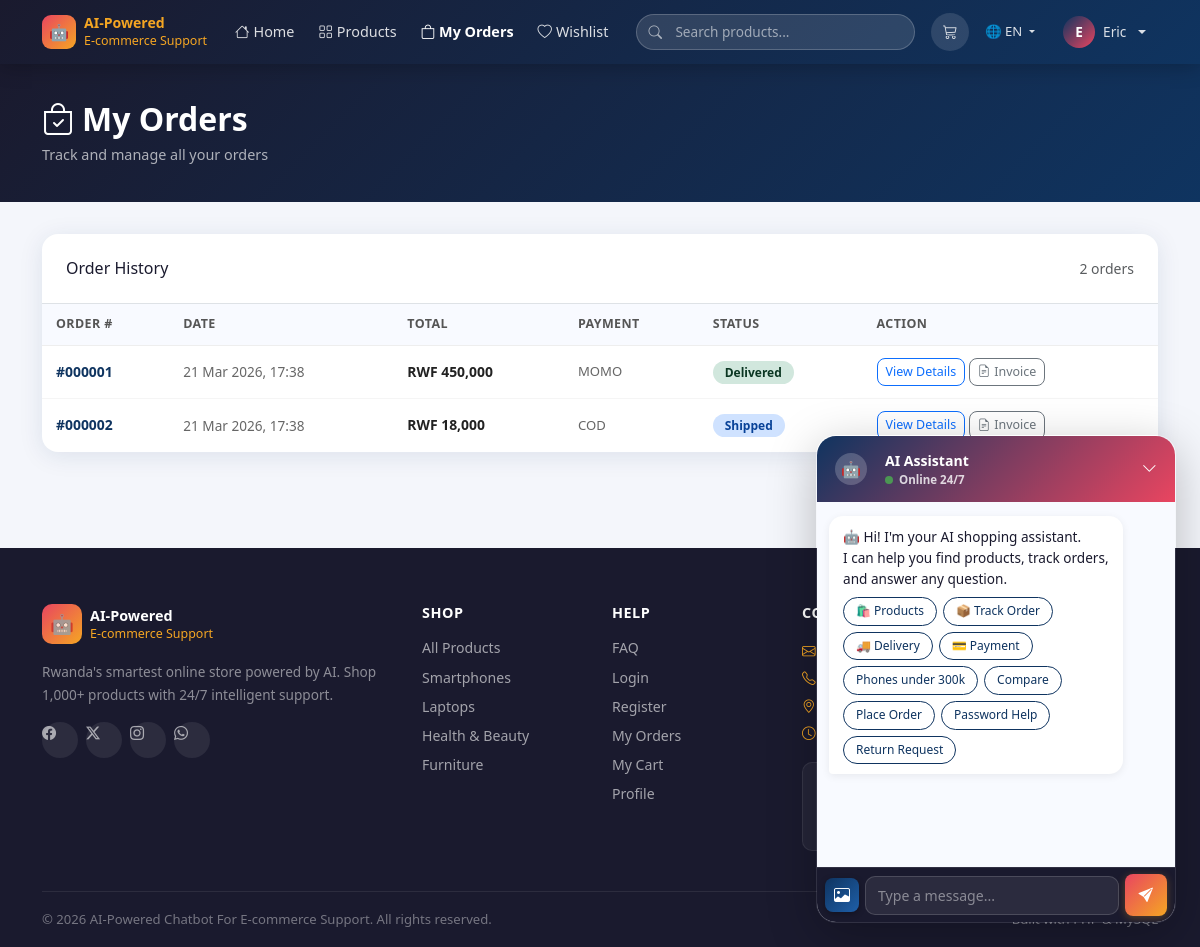
Page /orders.php (signed in) on the committed database.
### tables this page shows
CREATE TABLE orders (
    id INT AUTO_INCREMENT PRIMARY KEY,
    user_id INT NOT NULL,
    total_price DECIMAL(12,2) NOT NULL,
    status ENUM('pending','processing','shipped','delivered','cancelled') DEFAULT 'pending',
    address TEXT,
    payment_method VARCHAR(50) DEFAULT 'cod',
    created_at TIMESTAMP DEFAULT CURRENT_TIMESTAMP,
    FOREIGN KEY (user_id) REFERENCES users(id) ON DELETE CASCADE
);

### orders.php (the view, shortened to what this page needs)
<?php
require_once 'includes/header.php';
$uid = $_SESSION['user_id'];
$orders = $conn->query("SELECT * FROM orders WHERE user_id=$uid ORDER BY created_at DESC");
?>
<div class="page-hero">
    <div class="container">
        <h2><i class="bi bi-bag-check me-2"></i>My Orders</h2>
        <p>Track and manage all your orders</p>
    </div>
</div>
<div class="container pb-5">
    <?php if ($orders->num_rows === 0): ?>
    <div class="text-center py-5 card-clean p-5">
        <i class="bi bi-bag-x" style="font-size:3.5rem;color:#ccc"></i>
        <h5 class="mt-3 text-muted">No orders yet</h5>
        <p class="text-muted small mb-4">Start shopping and your orders will appear here</p>
        <a href="products.php" class="btn-primary-custom btn px-4">Browse Products</a>
    </div>
    <?php else: ?>
    <div class="card-clean overflow-hidden">
        <div class="p-4 border-bottom d-flex align-items-center justify-content-between">
            <h6 class="fw-700 mb-0" style="color:var(--dark)">Order History</h6>
            <span class="text-muted small"><?= $orders->num_rows ?> orders</span>
        </div>
        <div class="table-responsive">
            <table class="admin-table">
                <thead>
                    <tr>
                        <th>Order #</th>
                        <th>Date</th>
                        <th>Total</th>
                        <th>Payment</th>
                        <th>Status</th>
                        <th>Action</th>
                    </tr>
                </thead>
                <tbody>
                <?php while ($o = $orders->fetch_assoc()): ?>
                <tr class="order-row">
                    <td><strong style="color:var(--primary)">#<?= str_pad($o['id'],6,'0',STR_PAD_LEFT) ?></strong></td>
                    <td style="color:#666;font-size:.85rem"><?= date('d M Y, H:i', strtotime($o['created_at'])) ?></td>
                    <td><strong>RWF <?= number_format($o['total_price']) ?></strong></td>
                    <td style="font-size:.82rem;color:#666;text-transform:uppercase"><?= htmlspecialchars($o['payment_method'] ?? 'COD') ?></td>
                    <td><span class="status-<?= $o['status'] ?>"><?= ucfirst($o['status']) ?></span></td>
                    <td><a href="order_detail.php?id=<?= $o['id'] ?>" class="btn btn-sm btn-outline-primary" style="border-radius:8px;font-size:.78rem">View Details</a>
                    <a href="invoice.php?id=<?= $o['id'] ?>" class="btn btn-sm btn-outline-secondary" style="border-radius:8px;font-size:.78rem" target="_blank"><i class="bi bi-file-earmark-text me-1"></i>Invoice</a>
                    <?php if ($o['status'] === 'pending'): ?>
                    <form method="POST" class="d-inline" onsubmit="return confirm('Cancel this order?')">
                        <input type="hidden" name="cancel_order_id" value="<?= $o['id'] ?>">
                        <button class="btn btn-sm btn-outline-danger" style="border-radius:8px;font-size:.78rem"><i class="bi bi-x-circle me-1"></i>Cancel</button>
                    </form>
                    <?php endif; ?></td>
                </tr>
                <?php endwhile; ?>
                </tbody>
            </table>
        </div>
    </div>
    <?php endif; ?>
</div>
<?php require_once 'includes/footer.php'; ?>

### includes/header.php (shortened to what this page needs)
<?php
$current_page = basename($_SERVER['PHP_SELF']);
?>
<!DOCTYPE html>
<html lang="en">
<head>
    <link rel="stylesheet" href="https://cdn.jsdelivr.net/npm/bootstrap@5.3.0/dist/css/bootstrap.min.css">
    <link rel="stylesheet" href="https://cdn.jsdelivr.net/npm/bootstrap-icons@1.11.0/font/bootstrap-icons.css">
    <link rel="stylesheet" href="<?= SITE_URL ?>/assets/css/style.css?v=<?= filemtime(__DIR__ . '/../assets/css/style.css') ?>">
</head>
<body>
<nav class="navbar navbar-expand-lg navbar-custom sticky-top">
    <div class="container">
        <a class="navbar-brand d-flex align-items-center gap-2" href="<?= SITE_URL ?>/index.php">
            <div style="width:34px;height:34px;background:linear-gradient(135deg,#e94560,#f5a623);border-radius:9px;display:flex;align-items:center;justify-content:center;font-size:1rem;">🤖</div>
            <span style="font-size:.88rem;line-height:1.2">AI-Powered<br><span style="color:#f5a623;font-size:.78rem;font-weight:500">E-commerce Support</span></span>
        </a>
        <div class="collapse navbar-collapse" id="navMenu">
            <ul class="navbar-nav me-3">
                <li class="nav-item">
                    <a class="nav-link <?= $current_page==='index.php'?'active':'' ?>" href="<?= SITE_URL ?>/index.php">
                        <i class="bi bi-house me-1"></i>Home
                    </a>
                </li>
                <li class="nav-item">
                    <a class="nav-link <?= $current_page==='products.php'?'active':'' ?>" href="<?= SITE_URL ?>/products.php">
                        <i class="bi bi-grid me-1"></i>Products
                    </a>
                </li>
                <?php if (isset($_SESSION['user_id'])): ?>
                <li class="nav-item">
                    <a class="nav-link <?= $current_page==='orders.php'?'active':'' ?>" href="<?= SITE_URL ?>/orders.php">
                        <i class="bi bi-bag me-1"></i>My Orders
                    </a>
                </li>
                <li class="nav-item">
                    <a class="nav-link <?= $current_page==='wishlist.php'?'active':'' ?>" href="<?= SITE_URL ?>/wishlist.php">
                        <i class="bi bi-heart me-1"></i>Wishlist
                    </a>
                </li>
                <?php endif; ?>
            </ul>
            <div class="search-wrap mx-auto my-2 my-lg-0" style="max-width:280px;flex:1">
                <i class="bi bi-search search-icon"></i>
                <input type="text" id="nav-search" placeholder="Search products..." autocomplete="off">
            </div>
            <ul class="navbar-nav ms-3 align-items-center gap-1">
                <li class="nav-item">
                    <a class="nav-link cart-btn" href="<?= SITE_URL ?>/cart.php" title="Cart">
                        <i class="bi bi-cart3"></i>
                    </a>
                </li>
                <li class="nav-item dropdown">
                    <a class="nav-link dropdown-toggle" href="#" data-bs-toggle="dropdown" style="font-size:.82rem" id="langBtn">
                        🌐 <span id="langLabel">EN</span>
                    </a>
                </li>
                <?php if (isset($_SESSION['user_id'])): ?>
                <li class="nav-item dropdown">
                    <a class="nav-link dropdown-toggle d-flex align-items-center gap-2" href="#" data-bs-toggle="dropdown">
                        <div style="width:32px;height:32px;border-radius:50%;background:linear-gradient(135deg,#0f3460,#e94560);display:flex;align-items:center;justify-content:center;color:#fff;font-weight:700;font-size:.85rem;">
                            <?= strtoupper(substr($_SESSION['user_name'],0,1)) ?>
                        </div>
                        <span style="font-size:.85rem"><?= htmlspecialchars(explode(' ',$_SESSION['user_name'])[0]) ?></span>
                    </a>
                </li>
                <?php endif; ?>
            </ul>
        </div>
    </div>
</nav>

### includes/footer.php (shortened to what this page needs)
<?php
$hideChat = (($_SESSION['user_role'] ?? '') === 'admin') || basename($_SERVER['PHP_SELF']) === 'invoice.php';
if (!$hideChat):
?>
<div id="chatbot-widget">
    <div id="chat-header" onclick="toggleChat()">
        <div class="d-flex align-items-center gap-2">
            <div class="bot-avatar">🤖</div>
            <div>
                <div style="font-size:.88rem;font-weight:700">AI Assistant</div>
                <div style="font-size:.72rem;opacity:.8"><span class="status-dot"></span>Online 24/7</div>
            </div>
        </div>
        <span id="chat-toggle-icon"><i class="bi bi-chevron-down"></i></span>
    </div>
    <div id="chat-body">
        <div id="chat-messages">
            <div class="bot-msg">
                🤖 Hi! I'm your AI shopping assistant.<br>
                I can help you find products, track orders, and answer any question.<br>
                <div class="quick-replies">
                    <button class="qr-btn" onclick="quickReply('Show me products')">🛍️ Products</button>
                    <button class="qr-btn" onclick="quickReply('Track my order')">📦 Track Order</button>
                    <button class="qr-btn" onclick="quickReply('Delivery info')">🚚 Delivery</button>
                    <button class="qr-btn" onclick="quickReply('Payment methods')">💳 Payment</button>
                    <button class="qr-btn" onclick="quickReply('Phones under 300k')">Phones under 300k</button>
                    <button class="qr-btn" onclick="quickReply('Compare Samsung Galaxy A14 and Samsung Galaxy A24')">Compare</button>
                    <button class="qr-btn" onclick="quickReply('How do I place an order?')">Place Order</button>
                    <button class="qr-btn" onclick="quickReply('I forgot my password')">Password Help</button>
                    <button class="qr-btn" onclick="quickReply('Start a return request')">Return Request</button>
                </div>
            </div>
        </div>
        <div id="chat-input-area" style="position:relative;display:flex;align-items:center;gap:6px;padding:6px 8px">
            <label for="chat-file-upload" title="Upload image or document"
                   style="flex-shrink:0;cursor:pointer;width:34px;height:34px;border-radius:8px;background:linear-gradient(135deg,#0f3460,#1e5fa8);display:flex;align-items:center;justify-content:center;color:#fff;font-size:1rem;transition:.2s;box-shadow:0 2px 6px rgba(0,0,0,.3)"
                   onmouseover="this.style.background='linear-gradient(135deg,#1e5fa8,#0f3460)'" onmouseout="this.style.background='linear-gradient(135deg,#0f3460,#1e5fa8)'">
                <i class="bi bi-image"></i>
            </label>
            <input type="text" id="chat-input" placeholder="Type a message..." onkeypress="handleKey(event)" oninput="showSuggestions(this.value)"
                   style="flex:1;background:rgba(255,255,255,.08);border:1px solid rgba(255,255,255,.15);border-radius:10px;color:#fff;padding:8px 12px;font-size:.88rem;outline:none;caret-color:#fff"
                   placeholder-color="#aaa">
            <button id="chat-send-btn" onclick="sendMessage()" title="Send"
                    style="flex-shrink:0;width:34px;height:34px;background:linear-gradient(135deg,#e94560,#f5a623);border:none;color:white;cursor:pointer;border-radius:8px;display:flex;align-items:center;justify-content:center;transition:.2s"
                    onmouseover="this.style.transform='scale(1.08)'" onmouseout="this.style.transform='scale(1)'">
                <i class="bi bi-send-fill" style="font-size:.9rem"></i>
            </button>
        </div>
    </div>
</div>
<?php endif; ?>
<footer class="site-footer mt-5">
    <div class="container">
        <div class="row g-4">
            <div class="col-lg-4 col-md-6">
                <div class="d-flex align-items-center gap-2 mb-3">
                    <div style="width:40px;height:40px;background:linear-gradient(135deg,#e94560,#f5a623);border-radius:10px;display:flex;align-items:center;justify-content:center;font-size:1.2rem;">🤖</div>
                    <div style="color:#fff;font-weight:700;font-size:.9rem;line-height:1.2">AI-Powered<br><span style="color:#f5a623;font-size:.78rem;font-weight:400">E-commerce Support</span></div>
                </div>
                <p style="font-size:.85rem;color:rgba(255,255,255,.5);line-height:1.7">
                    Rwanda's smartest online store powered by AI. Shop 1,000+ products with 24/7 intelligent support.
                </p>
                <div class="d-flex gap-2 mt-3">
                    <a href="#" class="social-btn"><i class="bi bi-facebook"></i></a>
                    <a href="#" class="social-btn"><i class="bi bi-twitter-x"></i></a>
                    <a href="#" class="social-btn"><i class="bi bi-instagram"></i></a>
                    <a href="#" class="social-btn"><i class="bi bi-whatsapp"></i></a>
                </div>
            </div>
            <div class="col-lg-2 col-md-3 col-6">
                <h6>Shop</h6>
                <a href="<?= SITE_URL ?>/products.php">All Products</a>
                <a href="<?= SITE_URL ?>/products.php?category=1">Smartphones</a>
                <a href="<?= SITE_URL ?>/products.php?category=2">Laptops</a>
                <a href="<?= SITE_URL ?>/products.php?category=8">Health & Beauty</a>
                <a href="<?= SITE_URL ?>/products.php?category=11">Furniture</a>            </div>
            <div class="col-lg-2 col-md-3 col-6">
                <h6>Help</h6>
                <a href="<?= SITE_URL ?>/faq.php">FAQ</a>
                <a href="<?= SITE_URL ?>/login.php">Login</a>
                <a href="<?= SITE_URL ?>/register.php">Register</a>
                <a href="<?= SITE_URL ?>/orders.php">My Orders</a>
                <a href="<?= SITE_URL ?>/cart.php">My Cart</a>
                <a href="<?= SITE_URL ?>/profile.php">Profile</a>
            </div>
            <div class="col-lg-4 col-md-6">
                <h6>Contact & Support</h6>
                <div style="font-size:.85rem;color:rgba(255,255,255,.55);line-height:2">
                    <div><i class="bi bi-envelope me-2" style="color:#f5a623"></i><?= ADMIN_EMAIL ?></div>
                    <div><i class="bi bi-telephone me-2" style="color:#f5a623"></i><?= ADMIN_PHONE ?></div>
                    <div><i class="bi bi-geo-alt me-2" style="color:#f5a623"></i>Kigali, Rwanda</div>
                    <div><i class="bi bi-clock me-2" style="color:#f5a623"></i>Mon–Sat, 8AM–6PM</div>
                </div>
                <div class="mt-3 p-3" style="background:rgba(255,255,255,.05);border-radius:10px;border:1px solid rgba(255,255,255,.08)">
                    <div style="font-size:.78rem;color:rgba(255,255,255,.5);margin-bottom:6px">🤖 AI Support available 24/7</div>
                    <button class="btn btn-sm w-100" onclick="toggleChat()"
                        style="background:linear-gradient(135deg,#0f3460,#e94560);color:#fff;border-radius:8px;font-size:.82rem;font-weight:600">
                    </button>
                </div>
            </div>
        </div>
        <div class="footer-bottom d-flex flex-wrap justify-content-between align-items-center gap-2">
            <span>&copy; <?= date('Y') ?> <?= SITE_NAME ?>. All rights reserved.</span>
            <span>Built with PHP &amp; MySQL</span>
        </div>
    </div>
</footer>
</body>
</html>

### rows in the picture
orders: id "000001", created_at "21 Mar 2026, 17:38", total_price "450,000", payment_method "MOMO", status "Delivered"
orders: id "000002", created_at "21 Mar 2026, 17:38", total_price "18,000", payment_method "COD", status "Shipped"

### other values in the picture
substr($_SESSION['user_name'],0,1) "E"
explode(' ',$_SESSION['user_name'])[0] "Eric"
$orders->num_rows "2"
SITE_NAME "AI-Powered Chatbot For E-commerce Support"
